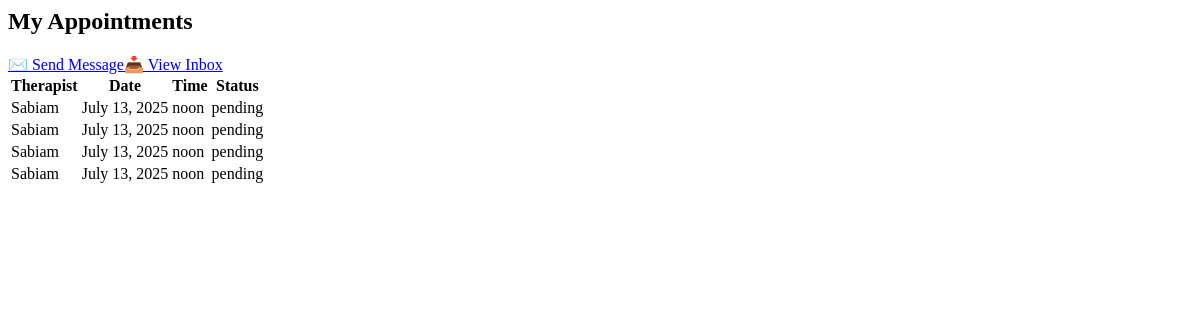
The app's page /dashboard/ (signed in), older data.
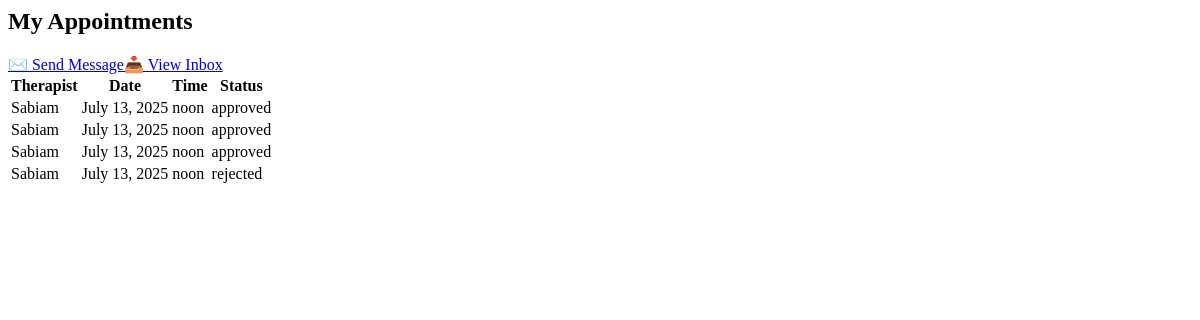
The same page, newer data.
### core/models.py (models this page shows, shortened)
class Appointment(models.Model):
    STATUS_CHOICES = [
        ('pending', 'Pending'),
        ('approved', 'Approved'),
        ('completed', 'Completed'),
        ('cancelled', 'Cancelled'),
    ]
    client = models.ForeignKey(User, on_delete=models.CASCADE, related_name='client_appointments')
    therapist = models.ForeignKey(User, on_delete=models.CASCADE, related_name='therapist_appointments')
    date = models.DateField()
    time = models.TimeField()
    notes = models.TextField(blank=True)
    status = models.CharField(max_length=20, choices=STATUS_CHOICES, default='pending')

class CustomUser(AbstractUser):
    ROLE_CHOICES = (
        ('admin', 'Admin'),
        ('therapist', 'Therapist'),
        ('client', 'Client'),
    )
    role = models.CharField(max_length=10, choices=ROLE_CHOICES, default='client')
    specialty = models.CharField(max_length=100, blank=True, null=True)
    location = models.CharField(max_length=100, blank=True, null=True)
    bio = models.TextField(blank=True, null=True)
    image = models.ImageField(upload_to='profile_images/', blank=True, null=True)

### core/views.py (the view)
# urls.py: path('dashboard/', dashboard, name='dashboard'),
@login_required
def dashboard(request):
    appointments = Appointment.objects.filter(client=request.user).order_by('-date')
    return render(request, 'core/client_dashboard.html', {'appointments': appointments})

### core/templates/core/client_dashboard.html
<h2>My Appointments</h2>
<table class="table">
  <thead><tr><th>Therapist</th><th>Date</th><th>Time</th><th>Status</th></tr></thead>
  <tbody>
    {% for appointment in appointments %}
    <tr>
      <td>{{ appointment.therapist.username }}</td>
      <td>{{ appointment.date }}</td>
      <td>{{ appointment.time }}</td>
      <td>{{ appointment.status }}</td>
    </tr>
    {% endfor %}
  </tbody>
  <a href="{% url 'send_message' %}" class="btn btn-primary">✉️ Send Message</a>
  <a href="{% url 'inbox' %}" class="btn btn-secondary">📥 View Inbox</a>
</table>

Row changes from the older to the newer data that the page shows:
changed Appointment (number 1 of 4 on the later page): status "pending" → "approved"
changed Appointment (number 2 of 4 on the later page): status "pending" → "approved"
changed Appointment (number 3 of 4 on the later page): status "pending" → "approved"
changed Appointment: status "pending" → "rejected"
